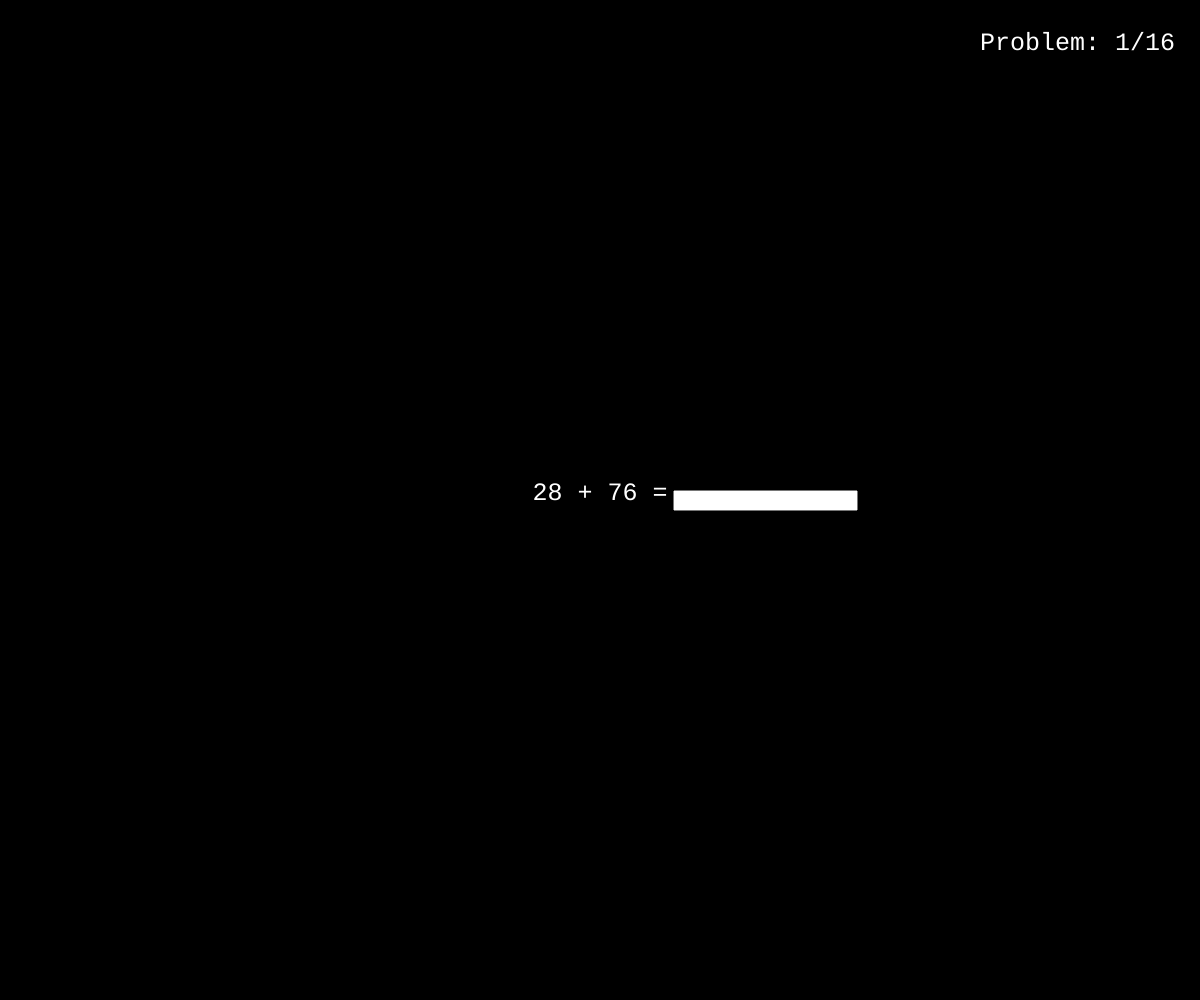
Frame 1 (no input)
Frame 60 (no input): identical to frame 1, image omitted
Frame 120 (the mouse pressed at the canvas centre since frame 60): identical to frame 1, image omitted

The p5.js sketch that drew this single still picture (run headless with seeded random() and noise() and a simulated clock; from frame 60 on, the mouse is pressed at the canvas centre):

// p5.js sketch
// ── sketch.js
let answer = 0;
let correct = 0;
let problem = "";
let finished = false;
let startTime;
let problemCount = 0;
let input;

function setup() {
  createCanvas(windowWidth, windowHeight);
  input = createInput();
  
  input.changed(inputEvent);

  textFont('Courier New');
  textSize(25);

  startTime = millis();
  generateProblem();
}

function draw() {
  background(0);
  fill(255);
  
  colorMode(HSB);

  if (problemCount >= 16) {
    finished = true;
  }

  if (!finished) {
    text(problem, width / 2 - textWidth(problem) / 2, height / 2);
    input.position(width / 2 + textWidth(problem) / 2 + 5, height / 2 - 10);
    text("Problem: " + (problemCount+1) + "/16", width - 220, 50);
  } else {
    let timeUsed = (millis() - startTime) / 1000;
    input.hide();
    textSize(20);
    text("You have completed all the problems.", width / 2 - 150, height / 2 - 80);
    text("Time used: " + timeUsed + " seconds.", width / 2 - 150, height / 2 - 50);
    text("Your accuracy rate: " + int((correct / problemCount) * 100) + "%.", width / 2 - 150, height / 2 - 20);
    textSize(35);
    fill(map(millis() % 1000, 0, 1000, 0, 255), 255, 255);
    text("You are awesome!", width / 2 - 150, height / 2 + 30 + sin(millis() / 200) * 20);
    noLoop(); // Stop the draw loop
  }
}

function generateProblem() {
  let num1 = 0, num2 = 0;
  
  // Generate single-digit or two-digit problems randomly
  if (random(1) < 0.5) {
    num1 = int(random(1, 9));
    num2 = int(random(1, 9));
  } else {
    num1 = int(random(10, 99));
    num2 = int(random(10, 99));
  }
  
  if (random(1) < 0.5) {
    problem = num1 + " + " + num2 + " =";
    answer = num1 + num2;
  } else {
    problem = num1 + " - " + num2 + " =";
    answer = num1 - num2;
  }
}

function inputEvent() {
  let inputValue = parseInt(this.value());
  if (inputValue === answer) {
    correct++;
  }
  problemCount++;
  this.value('');
  if (!finished) generateProblem();
}
